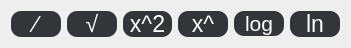
   <widget class="QWidget" name="gridLayoutWidget_29">
    <property name="geometry">
     <rect>
      <x>10</x>
      <y>430</y>
      <width>351</width>
      <height>31</height>
     </rect>
    </property>
    <layout class="QGridLayout" name="gridLayout_30">
     <item row="4" column="0">
      <widget class="QPushButton" name="button_phanSo">
       <property name="font">
        <font>
         <pointsize>17</pointsize>
        </font>
       </property>
       <property name="cursor">
        <cursorShape>PointingHandCursor</cursorShape>
       </property>
       <property name="styleSheet">
        <string notr="true">background-color: #333539;
color: WHITE;
border-radius: 10px;</string>
       </property>
       <property name="text">
        <string>∕</string>
       </property>
      </widget>
     </item>
     <item row="4" column="2">
      <widget class="QPushButton" name="button_xBinh">
       <property name="font">
        <font>
         <pointsize>17</pointsize>
        </font>
       </property>
       <property name="cursor">
        <cursorShape>PointingHandCursor</cursorShape>
       </property>
       <property name="styleSheet">
        <string notr="true">background-color: #333539;
color: WHITE;
border-radius: 10px;</string>
       </property>
       <property name="text">
        <string>x^2</string>
       </property>
      </widget>
     </item>
     <item row="4" column="1">
      <widget class="QPushButton" name="button_cang">
       <property name="font">
        <font>
         <pointsize>17</pointsize>
        </font>
       </property>
       <property name="cursor">
        <cursorShape>PointingHandCursor</cursorShape>
       </property>
       <property name="styleSheet">
        <string notr="true">background-color: #333539;
color: WHITE;
border-radius: 10px;</string>
       </property>
       <property name="text">
        <string>√</string>
       </property>
      </widget>
     </item>
     <item row="4" column="3">
      <widget class="QPushButton" name="button_xbinhChamHoi">
       <property name="font">
        <font>
         <pointsize>17</pointsize>
        </font>
       </property>
       <property name="cursor">
        <cursorShape>PointingHandCursor</cursorShape>
       </property>
       <property name="styleSheet">
        <string notr="true">background-color: #333539;
color: WHITE;
border-radius: 10px;</string>
       </property>
       <property name="text">
        <string>x^</string>
       </property>
      </widget>
     </item>
     <item row="4" column="4">
      <widget class="QPushButton" name="button_logarit">
       <property name="font">
        <font>
         <pointsize>16</pointsize>
        </font>
       </property>
       <property name="cursor">
        <cursorShape>PointingHandCursor</cursorShape>
       </property>
       <property name="styleSheet">
        <string notr="true">background-color: #333539;
color: WHITE;
border-radius: 10px;</string>
       </property>
       <property name="text">
        <string>log</string>
       </property>
      </widget>
     </item>
     <item row="4" column="5">
      <widget class="QPushButton" name="button_ln">
       <property name="font">
        <font>
         <pointsize>17</pointsize>
        </font>
       </property>
       <property name="cursor">
        <cursorShape>PointingHandCursor</cursorShape>
       </property>
       <property name="styleSheet">
        <string notr="true">background-color: #333539;
color: WHITE;
border-radius: 10px;</string>
       </property>
       <property name="text">
        <string>ln</string>
       </property>
      </widget>
     </item>
    </layout>
   </widget>
